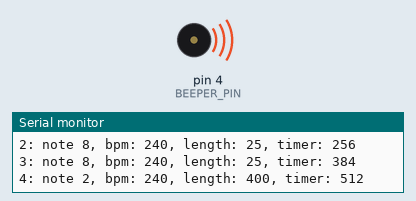
Bench run of a sketch on a simulated Arduino Uno, built with avr-gcc and run on an emulated ATmega328P. Parts: buzzer (waves = sounding, pin HIGH), the last lines printed to the serial monitor.

Above: at 0.7 s.
At 29.5 s:
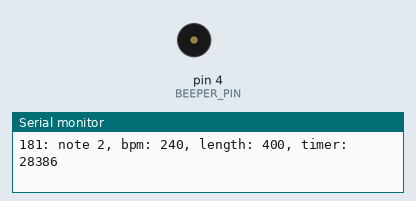
Timing chart, 0 to 39.5 s (numbered marks = the images above):
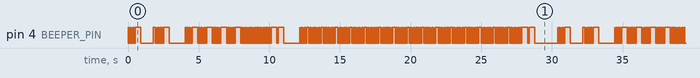

Measured:
- by itself, pin 4 (BEEPER_PIN): moves between LOW and HIGH, repeating every 30.4 s
- by itself, everything shown: repeats every 30.4 s, in 142 steps

The sketch:

Beeper_music.ino
```cpp
// (licence header left out)
#define BEEPER_PIN 4          // Beeper's pin on Arduino
#define TEMPO_NOTE 4          // 1/4 note BPM
#define BPM 240               // 1/4-note beats per minute
#define PAUSE_LENGTH 100      // Pause to separate beeps in milliseconds
#define REST_LENGTH 8         // Length of the rest note, 8 = Eighth rest

const byte melody[] { // Darude - Sandstorm
// 4/4 common time signature
// 0 = eighth rest
// 8 = 1/8 note / quaver
// 4 = 1/4 note / crotchet
// 2 = 1/2 note / minim

// |- - - -   - - - -| |- - - -   - - - -|
    8,8,8,8,  2,        0,0,0,0,  0,0,4,
    8,8,8,8,  2,        0,0,0,0,  0,0,0,0,

    8,8,8,8,  2,        8,8,8,8,  2,
    8,8,8,8,  2,        8,8,8,8,  2,

    8,8,8,8,  8,8,8,8,  8,8,8,8,  8,8,8,8,

    2,        2,        0,0,0,0,  0,0,0,0,

    8,8,8,8,  4,8,8,    8,8,8,8,  4,8,8,
    8,8,8,8,  4,8,8,    8,8,8,8,  4,8,8,
    8,8,8,8,  4,8,8,    8,8,8,8,  4,8,8,
    8,8,8,8,  4,8,8,    8,8,8,8,  4,8,8,
    8,8,8,8,  4,8,8,    8,8,8,8,  4,8,8,
    8,8,8,8,  4,8,8,    8,8,8,8,  4,8,8,
    8,8,8,8,  4,8,8,    8,8,8,8,  4,8,8,
    8,8,8,8,  4,8,8,    8,8,8,8,  2,
    2,        0,0,0,0,  0,0,0,0,  0,0,0,0,
    100 // end mark, do not remove
  };

bool debug = true;

int currentNote = 0;
bool addAfterNotePause = false;
unsigned long timer = 0;
int noteLength = 0;

void setup() {
  pinMode(BEEPER_PIN, OUTPUT);
  if(debug) Serial.begin(115200); // uncomment for debugging
}

void runNote() {
  if((millis() - timer) > noteLength) {
    if(addAfterNotePause) { // after note pause
      noteLength = PAUSE_LENGTH;
      addAfterNotePause = false;
      digitalWrite(BEEPER_PIN, LOW);
      timer = millis();
    }
    else if(melody[currentNote] > 0) {
      noteLength = (60000/(BPM/TEMPO_NOTE)/melody[currentNote])-PAUSE_LENGTH;
      addAfterNotePause = true;
      digitalWrite(BEEPER_PIN, HIGH);
      timer = millis();
      if(debug) Serial.print(currentNote); Serial.print(": note "); Serial.print(melody[currentNote]); Serial.print(", bpm: "); Serial.print(BPM); Serial.print(", length: "); Serial.print(noteLength); Serial.print(", timer: "); Serial.println(timer);
      currentNote = currentNote+1;
    }
    else {
      noteLength = 60000/(BPM/TEMPO_NOTE)/REST_LENGTH;
      digitalWrite(BEEPER_PIN, LOW);
      timer = millis();
      currentNote = currentNote+1;
    }
    if(melody[currentNote] == 100) currentNote = 0; // start from the beginning when reached to the end
  }
}

void loop() {
  runNote();
}
```
